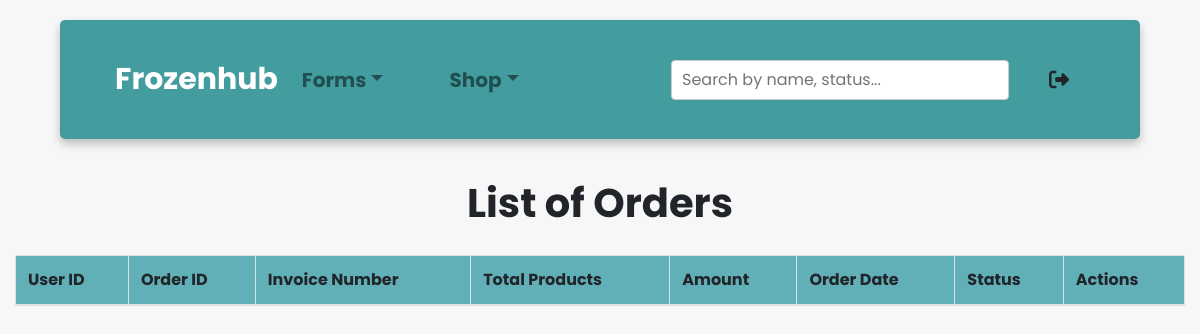
/admin/index.php?view_orders (signed in), run on an earlier commit of the app's database.
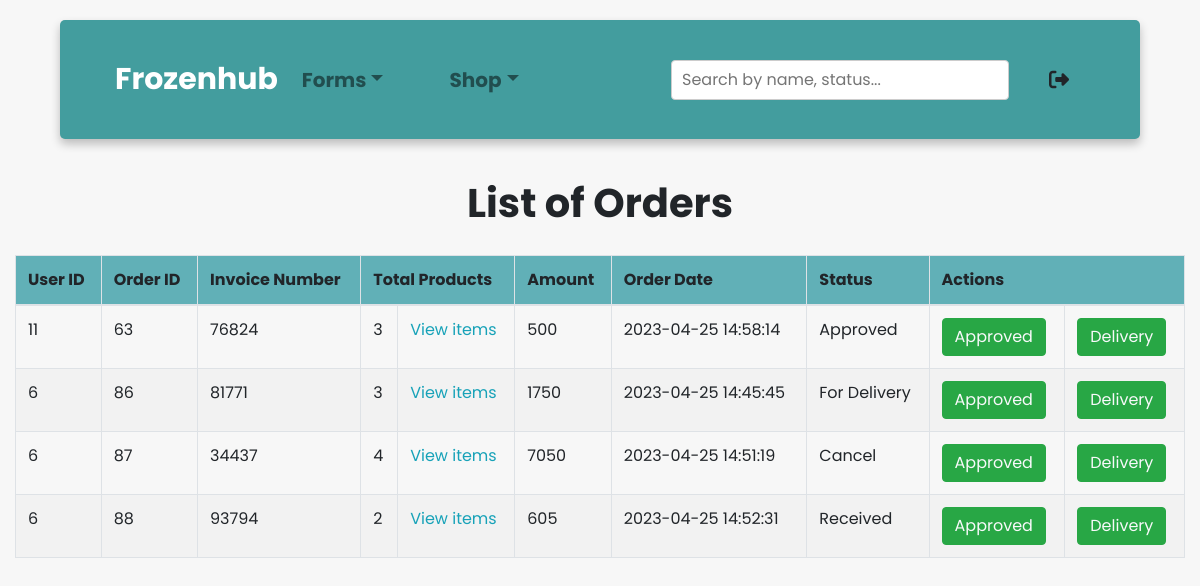
And on a later commit of the database.
### tables this page shows
CREATE TABLE `order_details` (
  `order_id` int(4) NOT NULL,
  `user_id` int(11) NOT NULL,
  `items` int(11) NOT NULL,
  `invoice` varchar(255) NOT NULL DEFAULT '2023',
  `date` datetime NOT NULL DEFAULT current_timestamp() ON UPDATE current_timestamp(),
  `status` varchar(25) NOT NULL,
  `amount` varchar(25) NOT NULL
);

### admin/shop/view_orders.php (the view)
<div class="container-fluid">
  <h1 class="text-center" style="padding: 20px; font-weight:bold">List of Orders</h1>
  <table id="table" class="table table-stripped table-bordered">
  <thead style="background-color: #61b0b7;">
        <tr>
            <th> User ID </th>
            <th> Order ID </th>
            <th> Invoice Number</th>
            <th colspan ="2"> Total Products </th>
            <th> Amount </th>
            <th> Order Date </th>
            <th> Status </th>
            <th colspan="3"> Actions</th>
        </tr>
    </thead>
    <tbody>
    <?php
                    $category_query="SELECT * FROM order_details";
                    $result_category= mysqli_query($conn,$category_query);
                    while($row = mysqli_fetch_assoc($result_category)) {
                      $user_id = $row['user_id'];
                      $order_id = $row['order_id'];
                      $invoice = $row['invoice'];
                      $date = $row['date'];
                      $items = $row['items'];
                      $status = $row['status'];
                      $total = $row['amount'];
                      echo'
                    <tr>
                        <td>'. $user_id .'</td>
                        <td>'.$order_id.'</td>
                        <td>'.$invoice .'</td>
                        <td>'. $items.'</td>
                        <td><a href="./shop/fetch_orders.php?order_id='.$order_id.'" class="text-decoration-none text-info">View items</a></td>
                        <td>'. $total.'</td>
                        <td>'.  $date.'</td>
                        <td>'. $status.'</td>
                        <td>
                        <button class="btn btn-success">
                        <a href="approved.php?id='.$order_id.'" class="text-light">Approved</a></button>
                        </td>
                        <td>
                        <button class="btn btn-success">
                        <a href="delivery.php?id='.$order_id.'" class="text-light">Delivery</a></button>
                        </td>
                    ';}?>
    </tbody>
        </table>

What changed in the data, as far as the page shows it:
added order_details: user "11", order_id "63", invoice "76824", items "3", amount "500", date "2023-04-25 14:58:14", status "Approved"
added order_details: user "6", order_id "86", invoice "81771", items "3", amount "1750", date "2023-04-25 14:45:45", status "For Delivery"
added order_details: user "6", order_id "87", invoice "34437", items "4", amount "7050", date "2023-04-25 14:51:19", status "Cancel"
added order_details: user "6", order_id "88", invoice "93794", items "2", amount "605", date "2023-04-25 14:52:31", status "Received"
